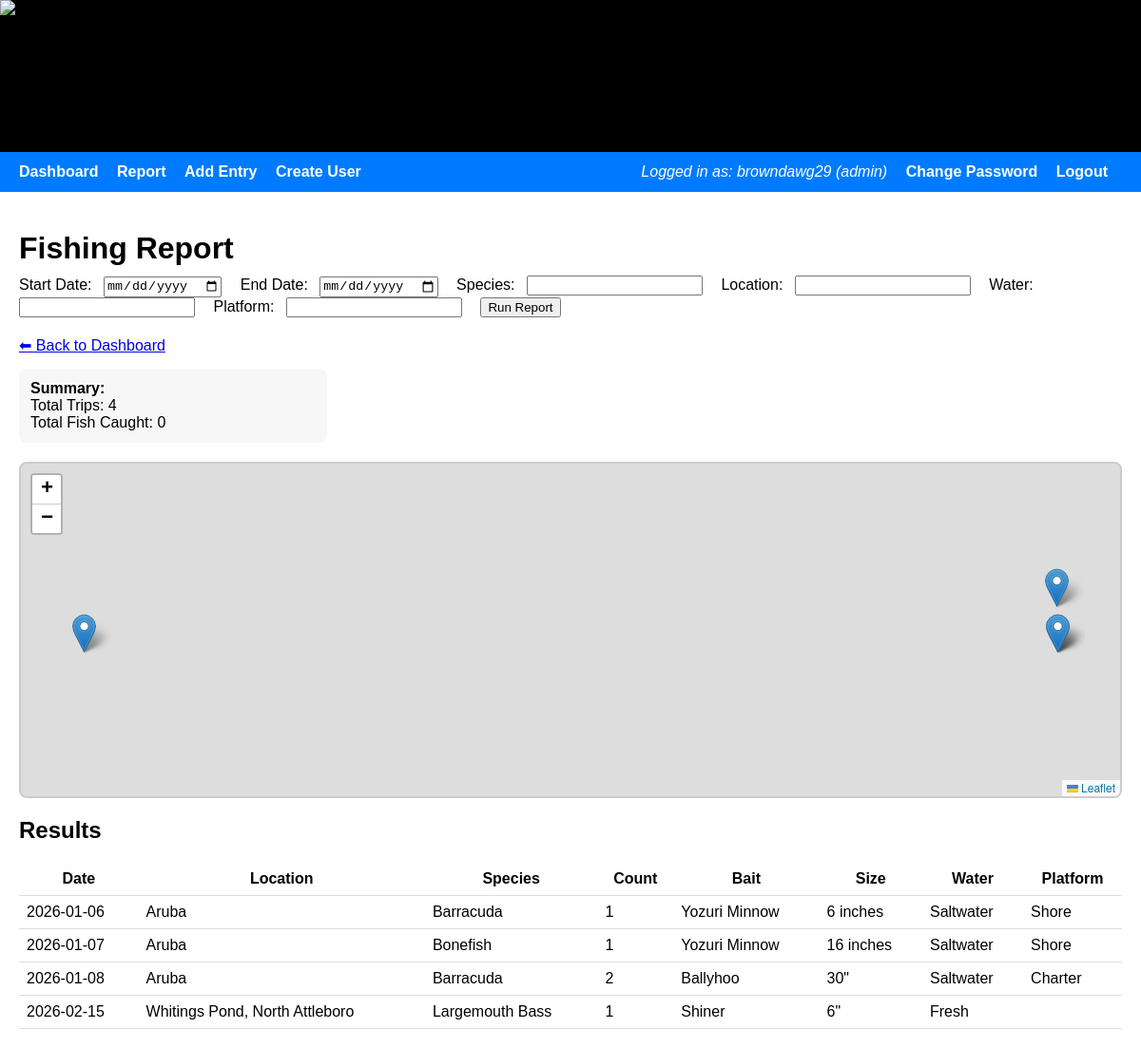
Page /report (signed in) on the earlier database version.
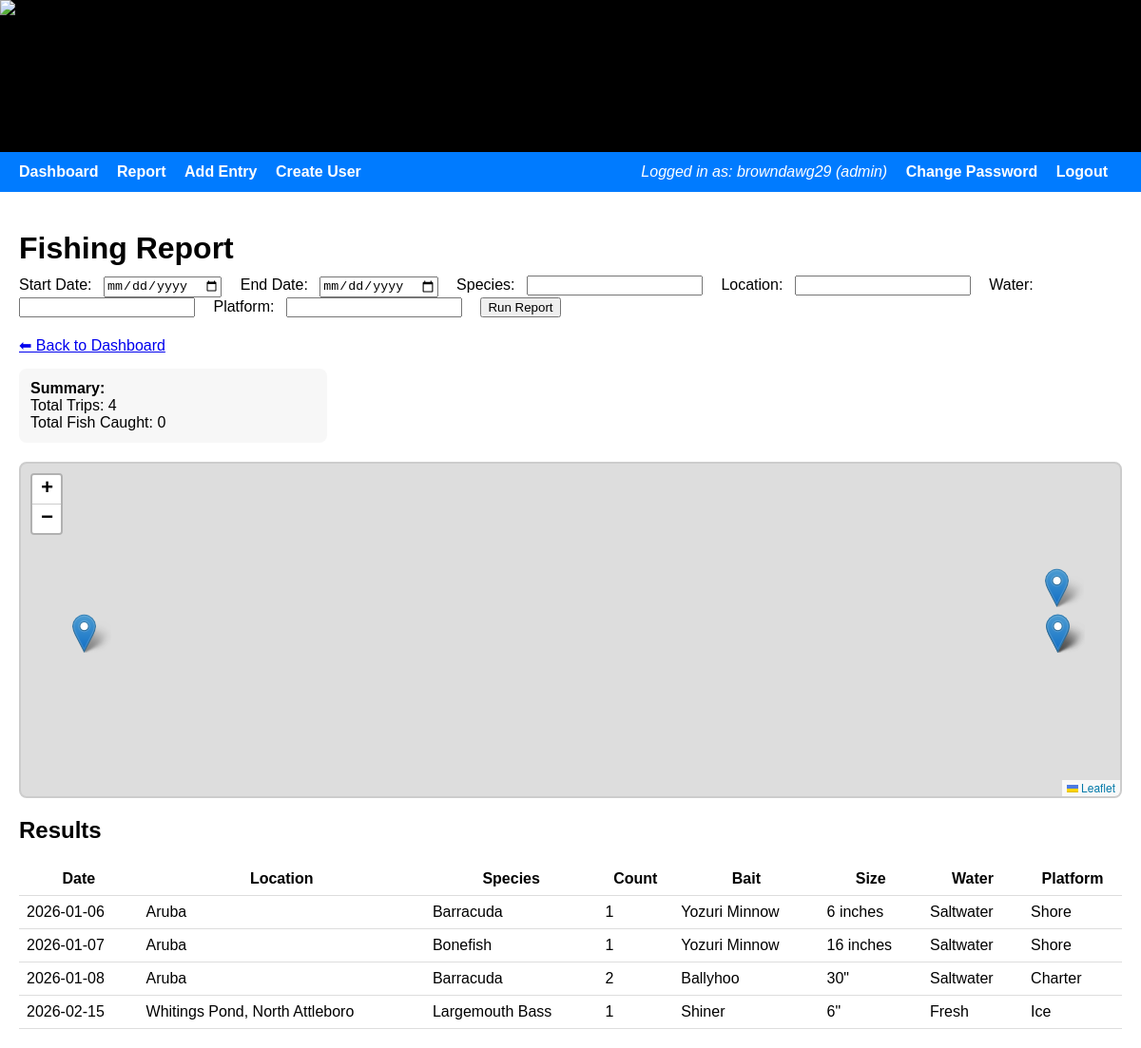
Same page on the later database version.
### tables this page shows
CREATE TABLE users (
    id INTEGER PRIMARY KEY AUTOINCREMENT,
    username TEXT UNIQUE NOT NULL,
    password_hash TEXT NOT NULL,
    role TEXT NOT NULL
);

CREATE TABLE observations (
    id INTEGER PRIMARY KEY AUTOINCREMENT,
    date DATE NOT NULL,
    location TEXT NOT NULL,
    species TEXT NOT NULL,
    count INTEGER CHECK(count >= 0),
    bait TEXT
, size TEXT, water TEXT, platform TEXT, comments TEXT, image TEXT, lat REAL, lng REAL);

### app.py (the view)
        def decorated_view(*args, **kwargs):
            if not current_user.is_authenticated:
                return login_manager.unauthorized()
            if current_user.role not in [role, "admin"]:
                abort(403)
            return fn(*args, **kwargs)

### app.py (called while the page is built)
def get_user_connection():
    conn = sqlite3.connect("mydatabase.db")
    conn.row_factory = sqlite3.Row
    return conn

@login_manager.user_loader
def load_user(user_id):
    return User.get(user_id)

def role_required(role):
    def wrapper(fn):
        def decorated_view(*args, **kwargs):
            if not current_user.is_authenticated:
                return login_manager.unauthorized()
            if current_user.role not in [role, "admin"]:
                abort(403)
            return fn(*args, **kwargs)
        decorated_view.__name__ = fn.__name__
        return decorated_view
    return wrapper

def get_db_connection():
    conn = sqlite3.connect("mydatabase.db")
    conn.row_factory = sqlite3.Row
    return conn

    @staticmethod
    def get(user_id):
        conn = get_user_connection()
        row = conn.execute("SELECT * FROM users WHERE id = ?", (user_id,)).fetchone()
        conn.close()
        if row:
            return User(row["id"], row["username"], row["password_hash"], row["role"])
        return None

### templates/report.html (shortened to what this page needs)
{% extends "base.html" %}
{% block content %}
<h1>Fishing Report</h1>
<link rel="stylesheet" href="https://unpkg.com/leaflet/dist/leaflet.css">
<form method="get" action="/report">
    <label>Start Date:</label>
    <input type="date" name="start" value="{{ request.args.get('start','') }}">
    <label>End Date:</label>
    <input type="date" name="end" value="{{ request.args.get('end','') }}">
    <label>Species:</label>
    <input type="text" name="species" value="{{ request.args.get('species','') }}">
    <label>Location:</label>
    <input type="text" name="location" value="{{ request.args.get('location','') }}">
    <label>Water:</label>
    <input type="text" name="water" value="{{ request.args.get('water','') }}">
    <label>Platform:</label>
    <input type="text" name="platform" value="{{ request.args.get('platform','') }}">
    <button type="submit">Run Report</button>
</form>
<a href="/">⬅ Back to Dashboard</a>
<div class="stats-box">
    <strong>Summary:</strong><br>
    Total Trips: {{ rows|length }}<br>
    {% set total_fish = 0 %}
    {% for r in rows %}
        {% if r.count %}
            {% set total_fish = total_fish + r.count|int %}
        {% endif %}
    {% endfor %}
    Total Fish Caught: {{ total_fish }}<br>
</div>
<div id="map"></div>
<h2>Results</h2>
<table>
    <tr>
        <th>Date</th>
        <th>Location</th>
        <th>Species</th>
        <th>Count</th>
        <th>Bait</th>
        <th>Size</th>
        <th>Water</th>
        <th>Platform</th>
    </tr>
    {% for row in rows %}
    <tr>
        <td>{{ row.date }}</td>
        <td>{{ row.location }}</td>
        <td>{{ row.species }}</td>
        <td>{{ row.count }}</td>
        <td>{{ row.bait }}</td>
        <td>{{ row.size }}</td>
        <td>{{ row.water }}</td>
        <td>{{ row.platform }}</td>
    </tr>
    {% endfor %}
</table>
{% endblock %}

### templates/base.html (shortened to what this page needs)
<!DOCTYPE html>
<html>
<head>
</head>
<body>
<div class="header-banner">
<img src="{{ url_for('static', filename='uploads/your_banner_image.jpg') }}" alt="TRIPSONTHEBOAT Banner">
</div>
<div class="navbar">
    <div class="nav-left">
        <a href="/">Dashboard</a>
        <a href="/report">Report</a>
        {% if current_user.is_authenticated and current_user.role == "admin" %}
            <a href="/add">Add Entry</a>
            <a href="/create_user">Create User</a>
        {% endif %}
    </div>
    <div class="nav-right">
        {% if current_user.is_authenticated %}
            <span>Logged in as: {{ current_user.username }} ({{ current_user.role }})</span>
            <a href="/change_password">Change Password</a>
            <a href="/logout">Logout</a>
        {% else %}
            <a href="/login">Login</a>
        {% endif %}
    </div>
</div>
<div class="container">
    {% block content %}{% endblock %}
</div>
</body>
</html>

### templates/base.html (style rules this page uses)
body { font-family: Arial, sans-serif; margin: 0; padding: 0; }
.header-banner { width: 100%; height: 160px; overflow: hidden; display: flex; justify-content: center; align-items: center; background: #000; }
.header-banner img { width: 100%; height: 100%; object-fit: cover; display: block; }
.navbar { background: #007bff; padding: 12px 20px; color: white; display: flex; justify-content: space-between; align-items: center; }
.nav-left a, .nav-right a { color: white; margin-right: 15px; text-decoration: none; font-weight: bold; }
.nav-right span { margin-right: 15px; font-style: italic; }
.container { padding: 20px; }

### templates/report.html (style rules this page uses)
h1 { margin-bottom: 10px; }
form { margin-bottom: 20px; }
label { margin-right: 8px; }
input, select { margin-right: 15px; }
#map { height: 350px; border: 2px solid #ccc; border-radius: 8px; margin-top: 20px; margin-bottom: 20px; }
table { width: 100%; border-collapse: collapse; margin-top: 15px; }
th, td { padding: 8px; border-bottom: 1px solid #ddd; }
.stats-box { background: #f7f7f7; padding: 12px; border-radius: 8px; margin-top: 15px; width: 300px; }

Differences in the rows shown:
changed observations "Whitings Pond, North Attleboro": platform (not shown) → "Ice"
